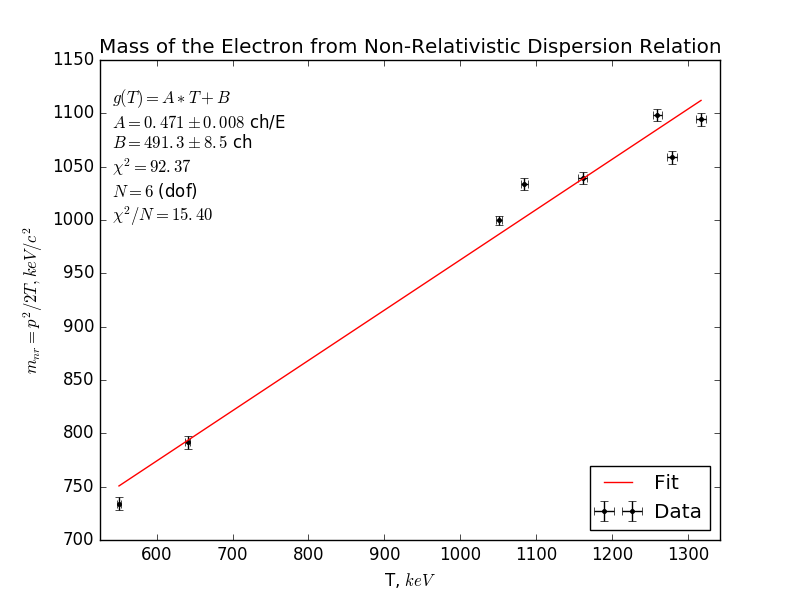

Write Python code to recreate this figure.
import numpy as np
from scipy import loadtxt, optimize
import matplotlib.pyplot as plt

# Here we define our fit function and residual functions
def fitfunc(p, x):
    return p[0]*x + p[1]
def residual(p, x, y, dy):
    return (fitfunc(p, x)-y)/dy

# Read in the data from file
E, T, dE, dT= loadtxt('/home/alemsolobog/Exper8/disper.txt', unpack=True, skiprows=1)
E = np.sort(E)
T = np.sort(T)
dE = np.sort(dE)
dT = np.sort(dT)
m = np.power(((2 * E) - T),2)/(2 *T) #keV/c^2
num = 2 * (np.sqrt(np.power(2*dE, 2) + np.power(dT,2))/((2 * dE)  - dT)) * np.power(((2 * dE) - dT),2)
den = (2 * dT)
dm = m * np.sqrt(np.power(num/np.power(((2 * E) - T),2),2) + np.power(den/(2*T),2))
print(m)
##############################################################################
# Fit
##############################################################################
p01 = [10,6]
pf1, cov1, info1, mesg1, success1 = optimize.leastsq(residual, p01,
                                     args = (E, m, dm), full_output=1)

if cov1 is None:
    print('Fit did not converge')
    print('Success code:', success1)
    print(mesg1)
else:
    print('Fit Converged')
    chisq1 = sum(info1['fvec']*info1['fvec'])
    dof1 = len(E)-len(pf1)
    pferr1 = [np.sqrt(cov1[i,i]) for i in range(len(pf1))]
    print('Converged with chi-squared', chisq1)
    print('Number of degrees of freedom, dof =',dof1)
    print('Reduced chi-squared:', chisq1/dof1)
    print('Inital guess values:')
    print('  p0 =', p01)
    print('Best fit values:')
    print('  pf =', pf1)
    print('Uncertainties in the best fit values:')
    print('  pferr =', pferr1)
    print()

    fig1 = plt.figure()
    ax1 = fig1.add_subplot(111)
    ax1.errorbar(E, m, yerr = dm, xerr = dE, fmt='k.', label = 'Data')
    T = np.linspace(E.min(), E.max(), 500)
    ax1.plot(T, fitfunc(pf1, T), 'r-', label = 'Fit')

    ax1.set_title('Mass of the Electron from Non-Relativistic Dispersion Relation')
    ax1.set_xlabel('T, $keV$')
    ax1.set_ylabel('$m_{nr} = p^{2}/2T, keV/c^{2}$')
    ax1.legend()

    textfit = '$g(T) =  A* T + B $ \n' \
              '$A = %.3f \pm %.3f$ ch/E \n' \
              '$B = %.1f \pm %.1f$ ch \n' \
              '$\chi^2= %.2f$ \n' \
              '$N = %i$ (dof) \n' \
              '$\chi^2/N = % .2f$ \n' \
               % (pf1[0], pferr1[0],pf1[1],pferr1[1], chisq1, dof1,
                  chisq1/dof1)



    ax1.legend(loc='lower right')
    ax1.text(0.02, .95, textfit, transform=ax1.transAxes, fontsize=12,
            verticalalignment='top')
    ax1.set_xlim(E.min()-25,E.max()+25)

    plt.savefig('disper.png')
    plt.show()
